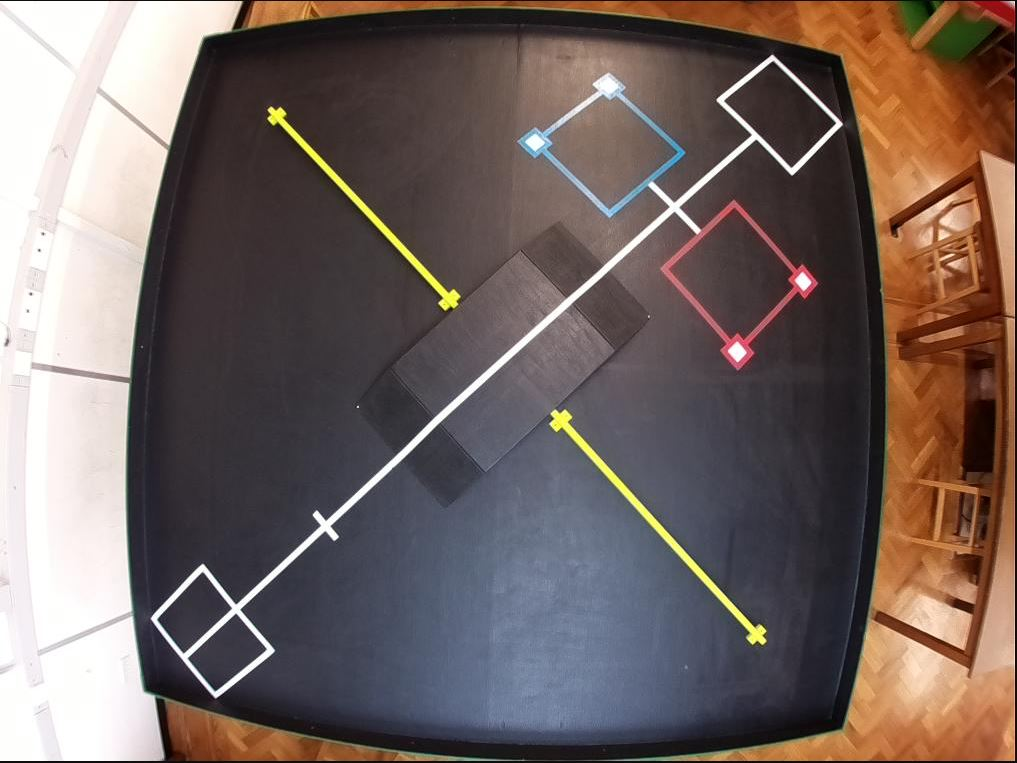
#> input picture Table.JPG, 1017 x 763 px, given in place of video.mjpeg, which was not available
$ python video.py
#> lines starting #> are read from the running program, lines starting #| are printed output that depends on the picture; after the words box and inside, x2 and y2 are one past the last pixel; in counts of white or black regions, pixels touching at a corner belong together; pictures that were not available may be replaced by others from this repository, and a replacement may not be noted
import numpy as np
import time
import cv2

print_flag = True

cap = cv2.VideoCapture("http://localhost:8081/stream/video.mjpeg")


if not cap.isOpened():
    print("Cannot open camera")
    exit()

start_time = time.time()
counter = 0


while True:

    # Capture frame-by-framejj
    ret, frame = cap.read()
#> frame is the input picture: shape (763, 1017, 3); mean B, G, R 96.5, 100.6, 115.1

    # if frame is read correctly ret is True
    if not ret:
        print("Can't receive frame (stream end?). Exiting ...")
        break


    # Resolution of camera is 1012x760
    # Frame rate 20
    # Bandwidth 14Mbps

    counter+=1

    #------------------------------------------------

    # One pixes has colours in format BGR (blue, green, red)

    # Our operations on the frame come here
    # gray = cv.cvtColor(frame, cv.COLOR_BGR2GRAY)


    # Region of interest
    # First argument is y, second is x component
    # because frame actually has row and column coordinates, we as humans think of it as
    # y and x
    roi = frame[:, 140:900]
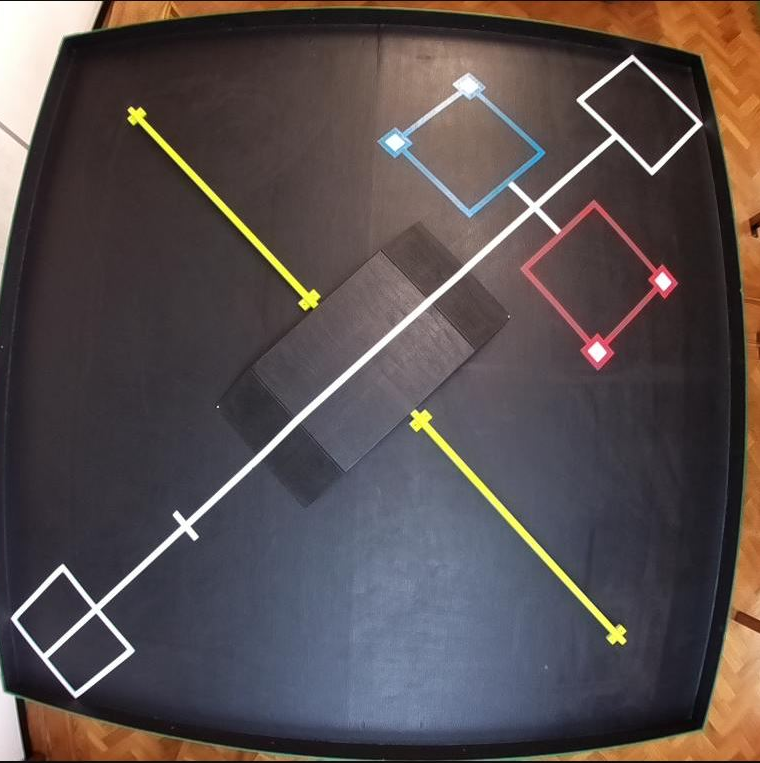
#> roi: shape (763, 760, 3); mean B, G, R 77.6, 77.3, 87


    # Returns pixels with either value 0 or 1 if the pixel is in colour range
    Whiteline = cv2.inRange(roi, (110, 110, 110), (230, 230, 230))
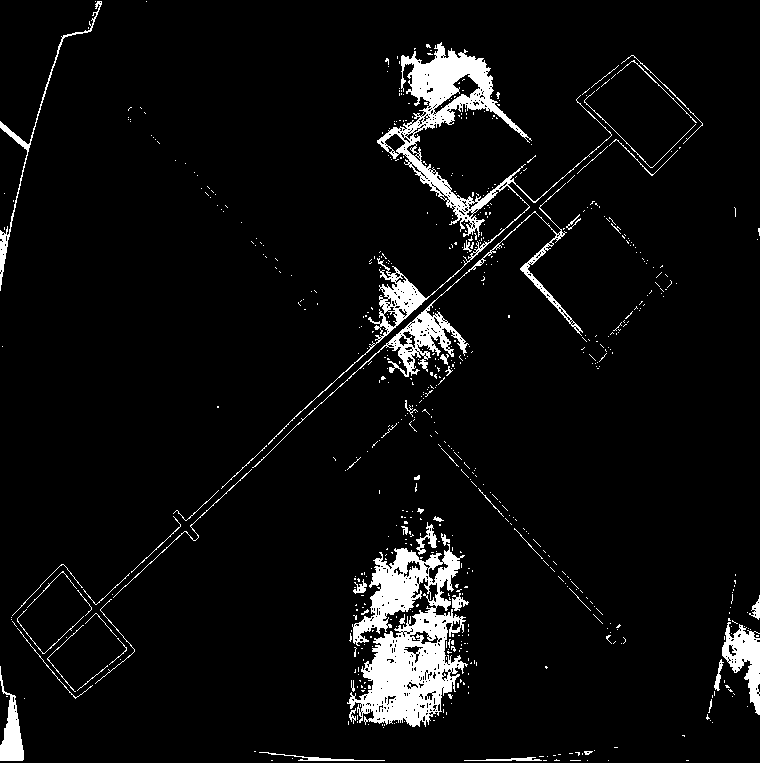
#> Whiteline: shape (763, 760); 5.6% white; 654 white regions (597 under 20 px), largest, box (x1, y1, x2, y2) and area: (347, 544, 468, 727) 11384, (268, 42, 612, 445) 8854, (252, 183, 583, 468) 3117

    # Kernel takes one pixes, and asignes to it a value which
    # is averaged value of nearby pixels
    kernel = np.ones((3,3), np.uint8)

    # cv2.erode basically shrinks down noise
    # need more iteraitions for a high resolution
    Whiteline = cv2.erode(Whiteline, kernel, iterations = 1)
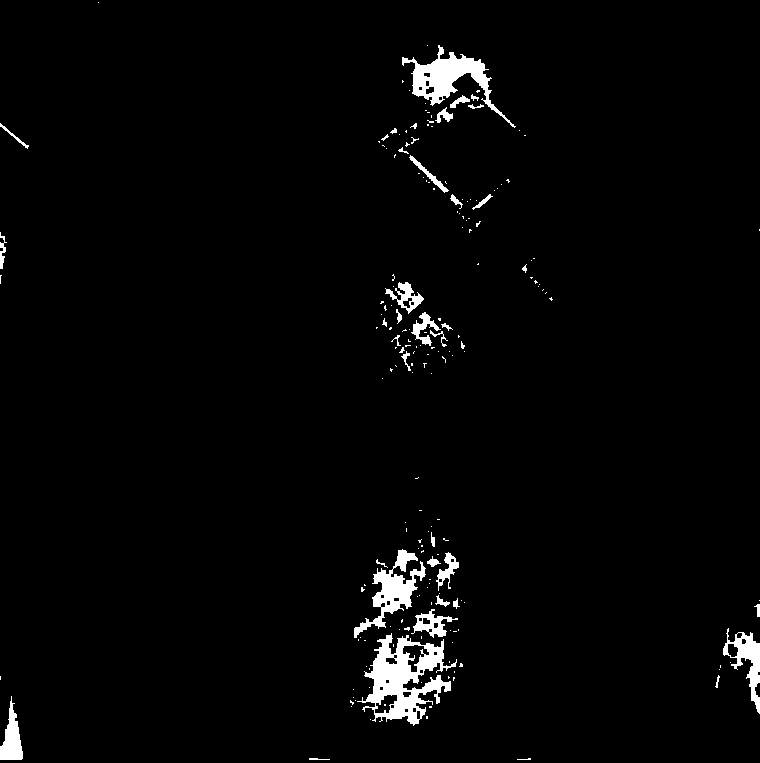
#> Whiteline: shape (763, 760); 2.4% white; 189 white regions (152 under 20 px), largest, box (x1, y1, x2, y2) and area: (357, 633, 457, 726) 3925, (402, 45, 516, 128) 2430, (354, 549, 426, 638) 1887

    # cv2.dilate does opposite of erode. It is used to fill in any holes in the lines
    Whiteline = cv2.dilate(Whiteline, kernel, iterations = 2)
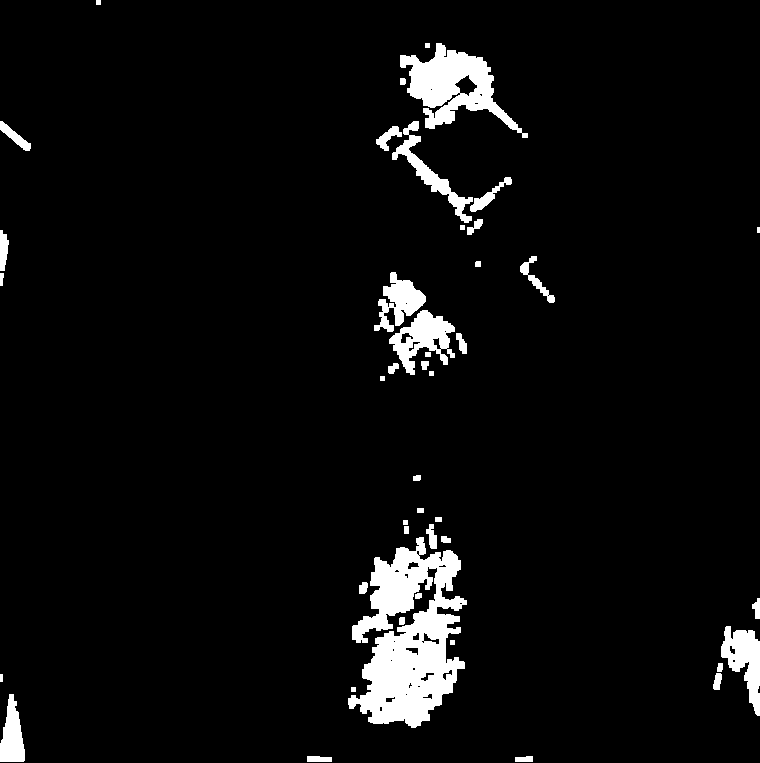
#> Whiteline: shape (763, 760); 5% white; 44 white regions (1 under 20 px), largest, box (x1, y1, x2, y2) and area: (348, 537, 467, 728) 12792, (400, 43, 528, 138) 4839, (389, 310, 455, 375) 2012

    if(print_flag == True):
        print(Whiteline[0, 0])
#| 0
        print_flag = False


    # Display the resulting frame
    cv2.imshow('Livestream', Whiteline)

    # Close video by pressing "q" on keyboard
    if ((cv2.waitKey(1) & 0xFF) == ord('q')):
#> (key q is pressed here)
        break

finish_time = time.time()
fps = counter / (finish_time - start_time)
print("Frames per second = " + str(fps))

# When everything done, release the capture
cap.release()
cv2.destroyAllWindows()
